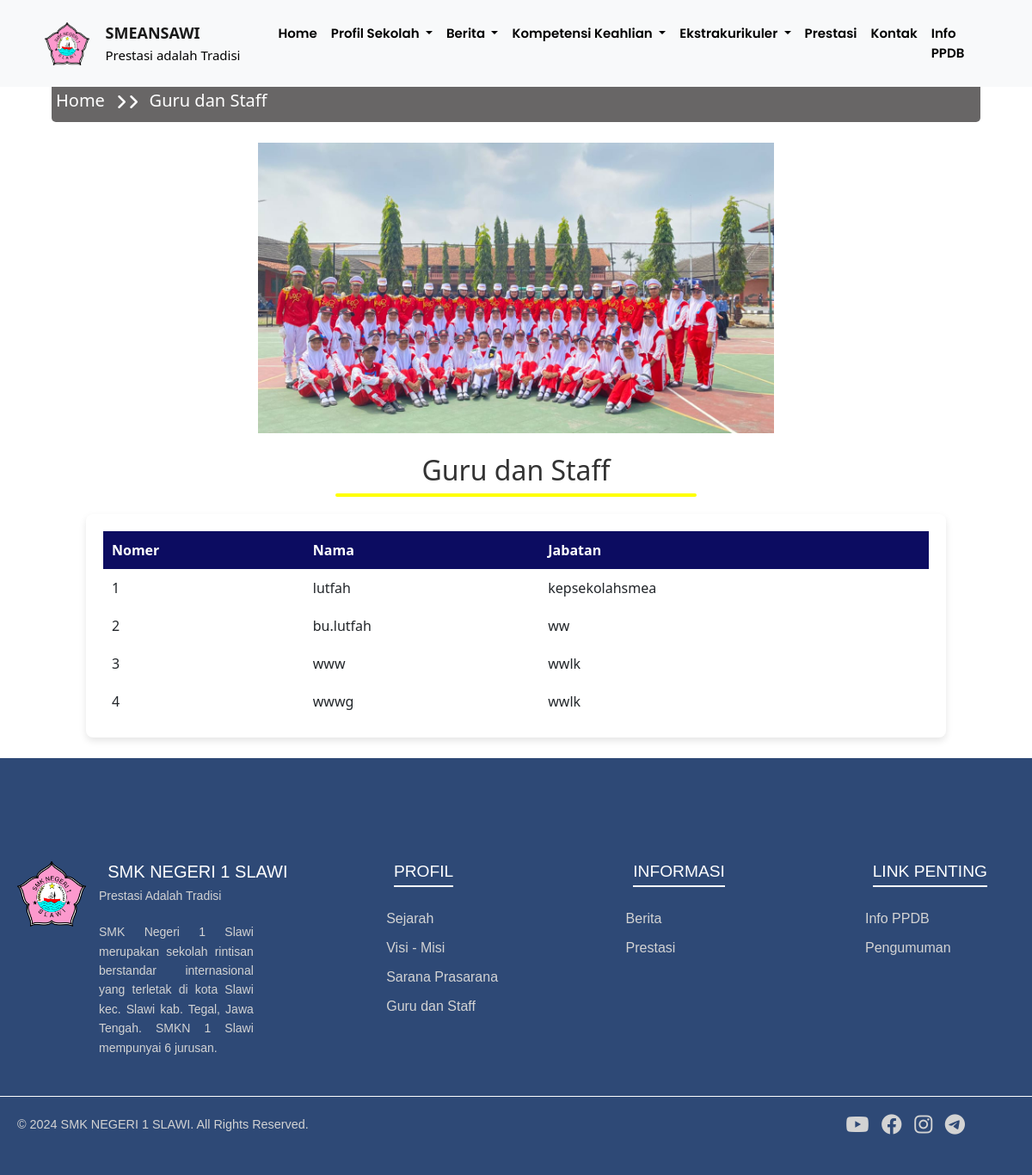
/index.php/gurustaff/all, run on the app's committed database.
### tables this page shows
CREATE TABLE `gurustaff` (
  `id` int NOT NULL,
  `nama` varchar(100) NOT NULL,
  `gambar` varchar(255) DEFAULT NULL,
  `jabatan` varchar(100) DEFAULT NULL,
  `user_id` int DEFAULT NULL
);

### application/controllers/Gurustaff.php (called while the page is built, shortened)
<?php
class Gurustaff extends CI_Controller {
    public function __construct() {
        $this->load->model('Gurustaff_model');
        $this->load->library('upload');
        $this->load->helper('url');
    }
    public function all() {
        $data['gurustaff'] = $this->Gurustaff_model->get_all();
        $this->load->view('user/header');
        $this->load->view('user/gurustaff/detail', $data);
        $this->load->view('user/footer');
    }
}

### index.php (called while the page is built, shortened)
<?php
require_once BASEPATH.'core/CodeIgniter.php';

### application/models/Gurustaff_model.php (called while the page is built, shortened)
<?php
class Gurustaff_model extends CI_Model
{
    public function get_all() {
        return $this->db->get('gurustaff')->result();
    }
}

### application/views/user/gurustaff/detail.php (the view, shortened to what this page needs)
</head>
<body>
<br>
<br>
<br>
<br>
<div class="containersambutankepalasekolah">
    <h4 class="home" style="font-size: 20px; margin-top: 4px;">Home</h4>
    <i class="fa fa-angle-right icon" style="font-size: 20px;"></i>
    <i class="fa fa-angle-right icon" style="font-size: 20px;"></i>
    <h4 style="margin-left: 1%; font-size: 20px; margin-top: 4px;">Guru dan Staff</h4>
</div>
<br>
<div class="imagepramuka">
    <img src="assets/image/paskib 4.jpg" alt="pramuka" class="pramuka-img" width="50%" style="margin-left: 25%;">
</div>
<br>
<div class="judulsambutan">
    <h2>Guru dan Staff</h2>
    <div class="underline"></div>
</div>
<div class="table-container">
    <table>
        <thead>
            <tr>
                <th>Nomer</th>
                <th>Nama</th>
                <th>Jabatan</th>
            </tr>
        </thead>
        <tbody>
            <?php
            $no = 1;
            if (!empty($gurustaff)):
                foreach ($gurustaff as $guru): ?>
                    <tr>
                        <td><?php echo $no++; ?></td>
                        <td><?php echo $guru->nama; ?></td>
                        <td><?php echo $guru->jabatan; ?></td>
                    </tr>
                <?php endforeach;
            else: ?>
                <tr>
                    <td colspan="3">Data guru dan staff tidak tersedia.</td>
                </tr>
            <?php endif; ?>
        </tbody>
    </table>
</div>
<br>
    <footer></footer>
</body>
</html>

### template/assets/css/style.css (style rules this page uses)
* { margin: 0; padding: 0; box-sizing: border-box; }
body { font-family: 'Poppins', sans-serif; }
.home { position: relative; text-align: center; }
.underline { width: 100px; height: 4px; margin-top: 20px; margin: 0 auto; background-color: rgb(251, 255, 0); position: relative; }
.underline { width: 20%; height: 2px; background-color: rgb(255, 251, 20); margin-top: 9px; }
.containersambutankepalasekolah { display: flex; align-items: center; gap: 3px; background-color: #686666; padding: 5px; border-radius: 5px; color: rgb(255, 255, 255); width: 90%; margin-left: 5%; }
.home { margin-right: 10px; }
.icon { margin-left: 1px; font-size: 10px; }
.judulsambutan { text-align: center; margin-bottom: 20px; }
.underline { width: 35%; height: 4px; background-color: yellow; margin: 0 auto; border-radius: 2px; }
.table-container { max-width: 1000px; margin: 0 auto; background-color: #fff; padding: 20px; box-shadow: 0 4px 8px rgba(0, 0, 0, 0.1); border-radius: 8px; }
h2 { text-align: center; color: #333; margin-bottom: 20px; }
table { width: 100%; border-collapse: collapse; }
th, td { padding: 10px; text-align: left; border-bottom: 1px solid #ddd; }
th { background-color: rgb(12, 12, 97); color: white; }

### application/views/user/footer.php (style rules this page uses)
footer { background-color: #2e4976; color: #d3d3d3; padding: 40px 0; font-family: 'Arial', sans-serif; width: auto; }

### data on the page
gurustaff: nama "lutfah", jabatan "kepsekolahsmea"
gurustaff: nama "bu.lutfah", jabatan "ww"
gurustaff: nama "www", jabatan "wwlk"
gurustaff: nama "wwwg", jabatan "wwlk"
